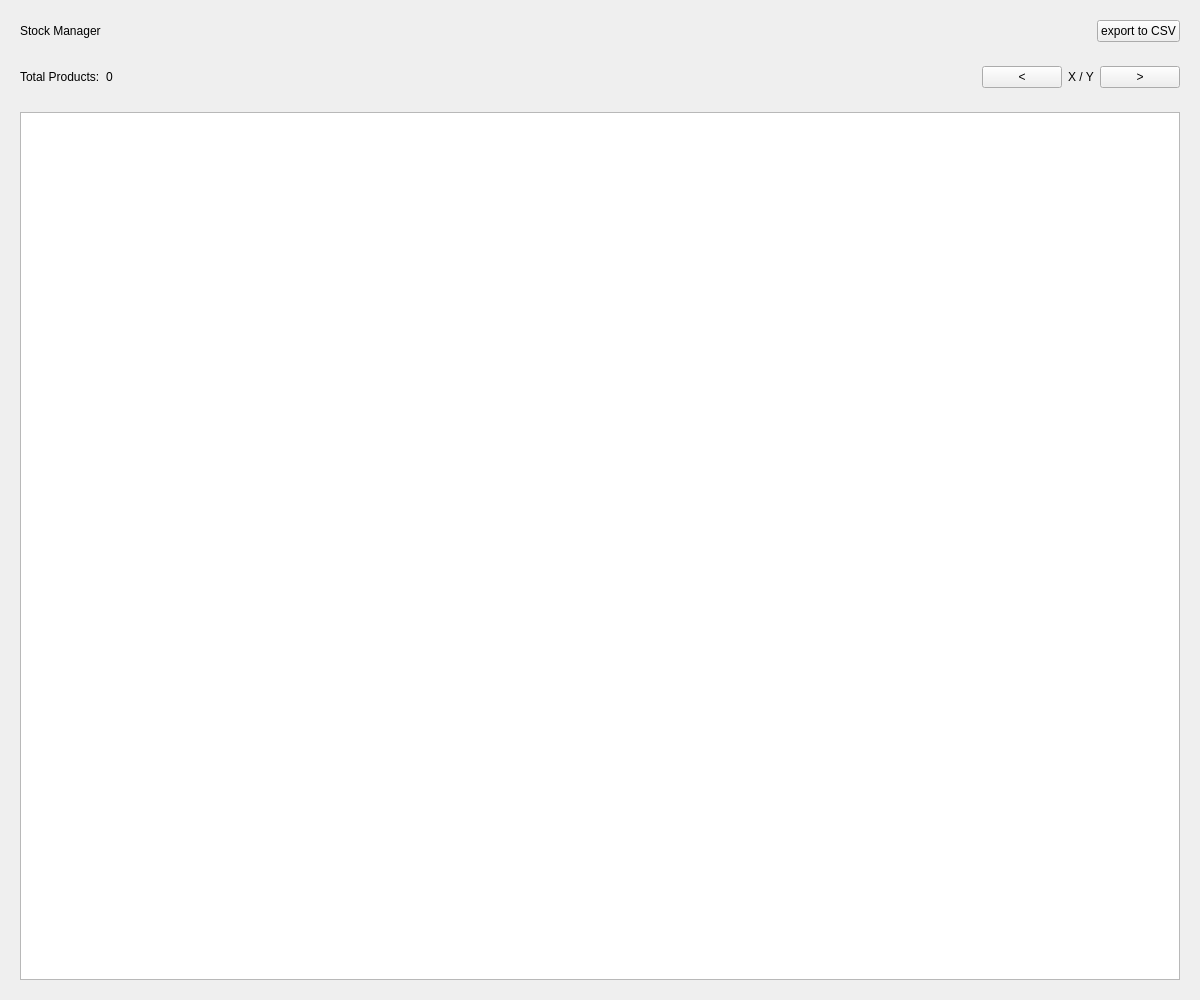
<?xml version="1.0" encoding="UTF-8"?>
<ui version="4.0">
 <class>StockManagementWindow</class>
 <widget class="QWidget" name="StockManagementWindow">
  <property name="geometry">
   <rect>
    <x>0</x>
    <y>0</y>
    <width>1200</width>
    <height>1000</height>
   </rect>
  </property>
  <property name="windowTitle">
   <string>Form</string>
  </property>
  <property name="styleSheet">
   <string notr="true">/*#topFrame {
border: none;
background: qlineargradient(x1: 0, y1: 0, x2: 0, y2: 1,
stop: 0 #a6a6a6, stop: 0.08 #7f7f7f,
stop: 0.39999 #717171, stop: 0.4 #626262,
stop: 0.9 #4c4c4c, stop: 1 #333333);
}

#bottomFrame {
border: none;
background: white;
}

#topFrame QLabel {
color: #fff;
}

#topFrame QPushButton {
color: #333;
border: 2px solid #555;
border-radius: 11px;
padding: 5px;
background: qradialgradient(cx: 0.3, cy: -0.4,
fx: 0.3, fy: -0.4,
radius: 1.35, stop: 0 #fff, stop: 1 #888);
min-width: 80px;
}

#topFrame QPushButton:hover {
background: qradialgradient(cx: 0.3, cy: -0.4,
fx: 0.3, fy: -0.4,
radius: 1.35, stop: 0 #fff, stop: 1 #bbb);
}

#topFrame QPushButton:pressed {
background: qradialgradient(cx: 0.4, cy: -0.1,
fx: 0.4, fy: -0.1,
radius: 1.35, stop: 0 #fff, stop: 1 #ddd);
}
*/</string>
  </property>
  <layout class="QVBoxLayout" name="verticalLayout">
   <item>
    <widget class="QWidget" name="topWidget" native="true">
     <property name="sizePolicy">
      <sizepolicy hsizetype="Preferred" vsizetype="Fixed">
       <horstretch>0</horstretch>
       <verstretch>0</verstretch>
      </sizepolicy>
     </property>
     <layout class="QHBoxLayout" name="horizontalLayout">
      <item>
       <widget class="QLabel" name="titleLabel">
        <property name="text">
         <string>Stock Manager</string>
        </property>
       </widget>
      </item>
      <item>
       <spacer name="horizontalSpacer">
        <property name="orientation">
         <enum>Qt::Horizontal</enum>
        </property>
        <property name="sizeHint" stdset="0">
         <size>
          <width>548</width>
          <height>20</height>
         </size>
        </property>
       </spacer>
      </item>
      <item>
       <widget class="QPushButton" name="csvPushButton">
        <property name="text">
         <string>export to CSV</string>
        </property>
       </widget>
      </item>
     </layout>
    </widget>
   </item>
   <item>
    <widget class="QWidget" name="pagingWidget" native="true">
     <layout class="QHBoxLayout" name="horizontalLayout_3">
      <item>
       <widget class="QLabel" name="totalProductsLabel">
        <property name="text">
         <string>Total Products:</string>
        </property>
       </widget>
      </item>
      <item>
       <widget class="QLabel" name="totalProductsValueLabel">
        <property name="minimumSize">
         <size>
          <width>100</width>
          <height>0</height>
         </size>
        </property>
        <property name="maximumSize">
         <size>
          <width>100</width>
          <height>16777215</height>
         </size>
        </property>
        <property name="text">
         <string>0</string>
        </property>
       </widget>
      </item>
      <item>
       <spacer name="horizontalSpacer_3">
        <property name="orientation">
         <enum>Qt::Horizontal</enum>
        </property>
        <property name="sizeHint" stdset="0">
         <size>
          <width>376</width>
          <height>20</height>
         </size>
        </property>
       </spacer>
      </item>
      <item>
       <widget class="QPushButton" name="prevPagePushButton">
        <property name="text">
         <string>&lt;</string>
        </property>
       </widget>
      </item>
      <item>
       <widget class="QLabel" name="pageInfoLabel">
        <property name="text">
         <string notr="true">X / Y</string>
        </property>
       </widget>
      </item>
      <item>
       <widget class="QPushButton" name="nextPagePushButton">
        <property name="text">
         <string>&gt;</string>
        </property>
       </widget>
      </item>
     </layout>
    </widget>
   </item>
   <item>
    <widget class="QWidget" name="productsWidget" native="true">
     <layout class="QVBoxLayout" name="verticalLayout_4">
      <item>
       <widget class="QTableWidget" name="productsTableWidget">
        <property name="editTriggers">
         <set>QAbstractItemView::NoEditTriggers</set>
        </property>
        <property name="selectionMode">
         <enum>QAbstractItemView::NoSelection</enum>
        </property>
        <property name="selectionBehavior">
         <enum>QAbstractItemView::SelectRows</enum>
        </property>
        <attribute name="verticalHeaderVisible">
         <bool>false</bool>
        </attribute>
       </widget>
      </item>
     </layout>
    </widget>
   </item>
  </layout>
 </widget>
 <resources/>
 <connections/>
</ui>
